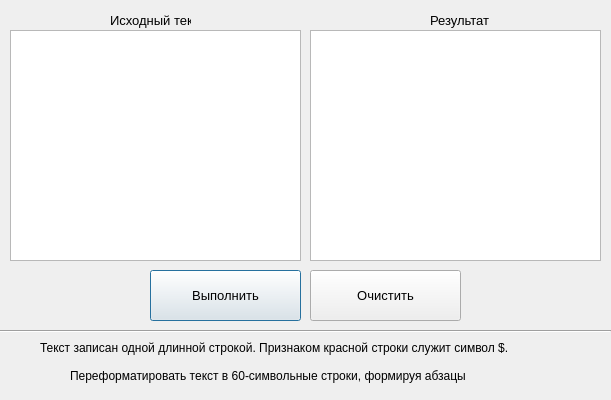
<?xml version="1.0" encoding="UTF-8"?>
<ui version="4.0">
 <class>Dialog</class>
 <widget class="QDialog" name="Dialog">
  <property name="enabled">
   <bool>true</bool>
  </property>
  <property name="geometry">
   <rect>
    <x>0</x>
    <y>0</y>
    <width>611</width>
    <height>400</height>
   </rect>
  </property>
  <property name="minimumSize">
   <size>
    <width>611</width>
    <height>383</height>
   </size>
  </property>
  <property name="maximumSize">
   <size>
    <width>611</width>
    <height>450</height>
   </size>
  </property>
  <property name="windowTitle">
   <string>Dialog</string>
  </property>
  <widget class="QTextEdit" name="textEdit_dst">
   <property name="enabled">
    <bool>true</bool>
   </property>
   <property name="geometry">
    <rect>
     <x>310</x>
     <y>30</y>
     <width>291</width>
     <height>231</height>
    </rect>
   </property>
   <property name="font">
    <font>
     <family>Segoe UI</family>
     <pointsize>10</pointsize>
    </font>
   </property>
  </widget>
  <widget class="QTextEdit" name="textEdit_src">
   <property name="geometry">
    <rect>
     <x>10</x>
     <y>30</y>
     <width>291</width>
     <height>231</height>
    </rect>
   </property>
   <property name="font">
    <font>
     <family>Segoe UI</family>
     <pointsize>10</pointsize>
    </font>
   </property>
  </widget>
  <widget class="QLabel" name="label_1">
   <property name="geometry">
    <rect>
     <x>110</x>
     <y>10</y>
     <width>81</width>
     <height>20</height>
    </rect>
   </property>
   <property name="font">
    <font>
     <family>Segoe UI</family>
     <pointsize>10</pointsize>
    </font>
   </property>
   <property name="text">
    <string>Исходный текст</string>
   </property>
  </widget>
  <widget class="QLabel" name="label_2">
   <property name="geometry">
    <rect>
     <x>430</x>
     <y>10</y>
     <width>91</width>
     <height>20</height>
    </rect>
   </property>
   <property name="font">
    <font>
     <family>Segoe UI</family>
     <pointsize>10</pointsize>
    </font>
   </property>
   <property name="text">
    <string>Результат</string>
   </property>
  </widget>
  <widget class="QPushButton" name="btn_v">
   <property name="geometry">
    <rect>
     <x>150</x>
     <y>270</y>
     <width>151</width>
     <height>51</height>
    </rect>
   </property>
   <property name="font">
    <font>
     <family>Segoe UI</family>
     <pointsize>10</pointsize>
    </font>
   </property>
   <property name="text">
    <string>Выполнить</string>
   </property>
  </widget>
  <widget class="QPushButton" name="btn_c">
   <property name="geometry">
    <rect>
     <x>310</x>
     <y>270</y>
     <width>151</width>
     <height>51</height>
    </rect>
   </property>
   <property name="font">
    <font>
     <family>Segoe UI</family>
     <pointsize>10</pointsize>
    </font>
   </property>
   <property name="text">
    <string>Очистить</string>
   </property>
  </widget>
  <widget class="Line" name="line">
   <property name="geometry">
    <rect>
     <x>0</x>
     <y>323</y>
     <width>611</width>
     <height>16</height>
    </rect>
   </property>
   <property name="orientation">
    <enum>Qt::Horizontal</enum>
   </property>
  </widget>
  <widget class="QLabel" name="label">
   <property name="geometry">
    <rect>
     <x>40</x>
     <y>340</y>
     <width>601</width>
     <height>16</height>
    </rect>
   </property>
   <property name="text">
    <string>Текст записан одной длинной строкой. Признаком красной строки служит символ $.</string>
   </property>
  </widget>
  <widget class="QLabel" name="label_3">
   <property name="geometry">
    <rect>
     <x>70</x>
     <y>360</y>
     <width>531</width>
     <height>31</height>
    </rect>
   </property>
   <property name="text">
    <string>Переформатировать текст в 60-символьные строки, формируя абзацы</string>
   </property>
  </widget>
 </widget>
 <resources/>
 <connections/>
</ui>
